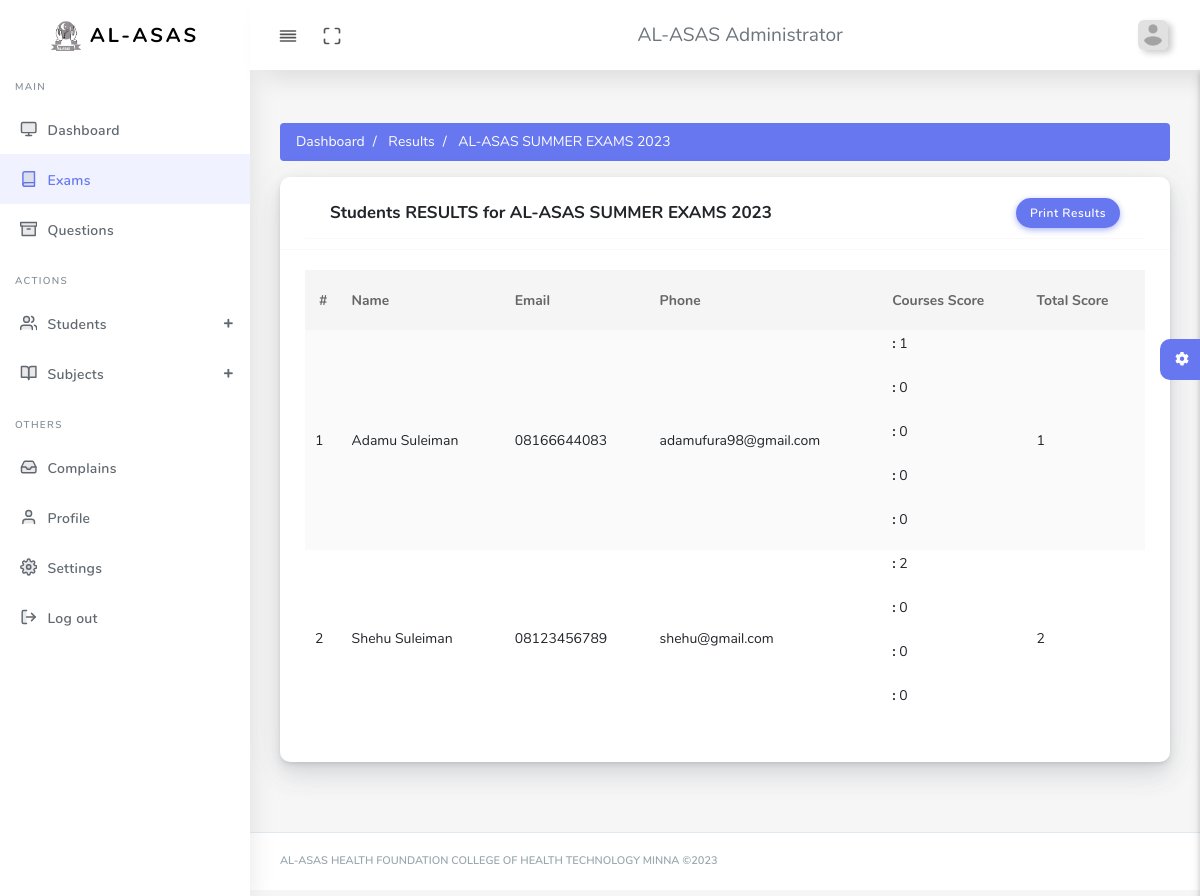
/admin/results.php?examsID=2 (signed in), run on the app's committed database.
### tables this page shows
CREATE TABLE `exams` (
  `id` int(10) NOT NULL,
  `title` varchar(200) NOT NULL,
  `questionsCount` int(50) NOT NULL,
  `instructions` text NOT NULL,
  `duration` int(11) NOT NULL
);

CREATE TABLE `results` (
  `id` int(50) NOT NULL,
  `exam_id` int(50) NOT NULL,
  `student_id` varchar(200) NOT NULL,
  `courses_score` longtext NOT NULL CHECK (json_valid(`courses_score`)),
  `total_score` int(11) NOT NULL
);

CREATE TABLE `students` (
  `id` int(100) NOT NULL,
  `email` varchar(200) NOT NULL,
  `phonenumber` varchar(15) NOT NULL,
  `fullname` varchar(200) NOT NULL,
  `status` varchar(10) NOT NULL DEFAULT 'ACTIVE',
  `allocation` int(20) NOT NULL DEFAULT 0,
  `joined` date NOT NULL DEFAULT current_timestamp(),
  `avatar` text NOT NULL DEFAULT '../assets/images/avatars/avatar.png'
);

### admin/helpers/admin-functions.php (called while the page is built, shortened)
<?php
include 'setup.php';
function getAdminByUsername($username)
{
    global $connection;
    $admin_data_q = "SELECT * FROM `admin` WHERE `username` = ?";
    $admin_data_stmt = mysqli_prepare($connection, $admin_data_q);
    mysqli_stmt_bind_param($admin_data_stmt, 's', $username);
    mysqli_stmt_execute($admin_data_stmt);
    $result = mysqli_fetch_assoc(mysqli_stmt_get_result($admin_data_stmt));
    return $result;
}
function getStudentByEmail($email)
{
    global $connection;
    $student_data_q = "SELECT * FROM `students` WHERE `email` = ?";
    $student_data_stmt = mysqli_prepare($connection, $student_data_q);
    mysqli_stmt_bind_param($student_data_stmt, 's', $email);
    mysqli_stmt_execute($student_data_stmt);
    $result = mysqli_fetch_assoc(mysqli_stmt_get_result($student_data_stmt));
    return $result;
}
function getSubjectByID($id){
    global $connection;
    $data_q = "SELECT * FROM `subjects` WHERE `id` = ?";
    $data_stmt = mysqli_prepare($connection, $data_q);
    mysqli_stmt_bind_param($data_stmt, 's', $id);
    mysqli_stmt_execute($data_stmt);
    $result = mysqli_fetch_assoc(mysqli_stmt_get_result($data_stmt));
    return $result;
}
function getExamsByID($id){
    global $connection;
    $data_q = "SELECT * FROM `exams` WHERE `id` = ?";
    $data_stmt = mysqli_prepare($connection, $data_q);
    mysqli_stmt_bind_param($data_stmt, 's', $id);
    mysqli_stmt_execute($data_stmt);
    $result = mysqli_fetch_assoc(mysqli_stmt_get_result($data_stmt));
    return $result;
}

### admin/helpers/_view_results.php (called while the page is built)
<?php
$exam_id = $_GET['examsID'];
$data_q = "SELECT * FROM `results` WHERE exam_id = ?";
$data_stmt = mysqli_prepare($connection, $data_q);
mysqli_stmt_bind_param($data_stmt, "i",  $exam_id);
mysqli_stmt_execute($data_stmt);
$exam_results = mysqli_stmt_get_result($data_stmt);

### admin/results.php (the view, shortened to what this page needs)
<?php require 'helpers/admin_init.php'; ?>
<?php require 'helpers/_view_results.php'; ?>
<?php
$data = getExamsByID($_GET['examsID']);
?>
  <body>
    <div id="app">
      <div class="main-wrapper main-wrapper-1">
        <div class="navbar-bg"></div>
        <?php Includes::custom_include('includes/navbar.php', [], true);    ?>
        <div class="main-sidebar sidebar-style-2">
        </div>
        <div class="main-content">
          <section class="section">
            <nav aria-label="breadcrumb">
              <ol class="breadcrumb bg-primary text-white-all">
                <li class="breadcrumb-item"><a href="index.php"> Dashboard</a></li>
                <li class="breadcrumb-item"><a href="#"> Results</a></li>
        <li class="breadcrumb-item active" aria-current="page"> <?php echo $data['title']; ?></li>
              </ol>
            </nav>
         <div class="section-body">
            <div class="row">
              <div class="col-12">
                <div class="card print-section">
                  <div class="card-header">
                    <div class="card-header">
                  <h4>Students RESULTS for <?php echo isset($data['title'])? $data['title'] : ''; ?></h4>
                  <div class="card-header-action">
                    <button class="btn btn-primary" onclick="window.print()">Print Results</button>
                  </div>
                </div>
                  </div>
                  <div class="card-body" >
                  <div class="table-responsive">
                      <table class="table table-striped" id="myTable">
                        <thead>
                          <tr>
                            <th class="text-center">
                              #
                            </th>
                            <th>Name</th>
                            <th>Email</th>
                            <th>Phone</th>
                            <th>Courses Score</th>
                            <th>Total Score</th>
                          </tr>
                        </thead>
                        <tbody>
                            <?php $index = 1; ?>
                    <?php while ($result = mysqli_fetch_array($exam_results)) : ?>
                          <tr>
                            <td>
                              <?php echo $index++; ?>
                            </td>
                <td><?php echo getStudentByEmail($result['student_id'])['fullname'] ?></td>
                <td><?php echo getStudentByEmail($result['student_id'])['phonenumber'] ?></td>
                            <td><?php echo $result['student_id'] ?></td>
                            <td>
                            <?php
                            $jsonString = $result['courses_score'];
                            $resultArray = json_decode($jsonString, true);
                            foreach ($resultArray as $key => $value) {
                                $subject = getSubjectByID($key)['title'];
                                echo "<p><b>$subject:</b> $value</p>";
                            }
                            ?>
                            </td>
                            <td><?php echo $result['total_score'] ?></td>
                          </tr>
                           <?php endwhile; ?>
                        </tbody>
                      </table>
                    </div>
                  </div>
                </div>
              </div>
            </div>
         </div>
        </section>
        </div>
      </div>
    </div>
  </body>
</html>

### admin/includes/navbar.php (shortened to what this page needs)
<?php
$adminData = getAdminByUsername($_SESSION['s_adminUsername']);
?>
<nav class="navbar navbar-expand-lg main-navbar sticky">
          <div class="form-inline mr-auto">
            <ul class="navbar-nav mr-3">
              <li>
                <a
                  href="#"
                  data-toggle="sidebar"
                  class="nav-link nav-link-lg collapse-btn"
                >
                  <i data-feather="align-justify"></i
                ></a>
              </li>
              <li>
                <a href="#" class="nav-link nav-link-lg fullscreen-btn">
                  <i data-feather="maximize"></i>
                </a>
              </li>
            </ul>
          </div>
          <div class="form-inline mr-auto">
            <ul class="navbar-nav mr-3">
              <li class="text-bold" style="font-size: 1.2rem">
                AL-ASAS Administrator
              </li>
            </ul>
          </div>
          <ul class="navbar-nav navbar-right">
            <li class="dropdown">
              <a
                href="#"
                data-toggle="dropdown"
                class="nav-link dropdown-toggle nav-link-lg nav-link-user"
              >
                <img
                  alt="image"
                  src="<?php echo $adminData['avatar'] ?>"
                  class="user-img-radious-style" />
              </a>
            </li>
          </ul>
        </nav>

### data on the page
exams: title "AL-ASAS SUMMER EXAMS 2023"
results: student.fullname "Adamu Suleiman", student.phonenumber "08166644083", student "adamufura98@gmail.com", value "1", exam.duration "0", total_score "1"
results: student.fullname "Shehu Suleiman", student.phonenumber "08123456789", student "shehu@gmail.com", exam "2", exam.duration "0", total_score "2"
